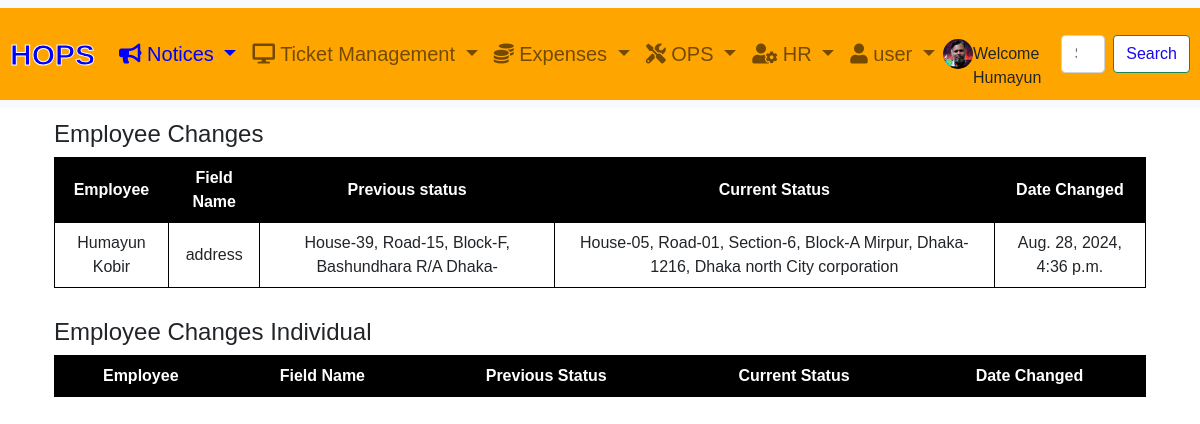
The app's page /employee/view_employee_changes/ (signed in) with its own data.
### account/models.py (models this page shows, shortened)
class Customer(AbstractBaseUser, PermissionsMixin):
    employee = models.ForeignKey('employee.EmployeeModel', related_name='employee_data', on_delete=models.CASCADE, null=True, blank=True)
    email = models.EmailField(_('email address'), unique=True)
    name = models.CharField(max_length=150)
    mobile = models.CharField(max_length=20, blank=True)
    is_active = models.BooleanField(default=False)
    is_staff = models.BooleanField(default=False)
    created = models.DateTimeField(auto_now_add=True)
    updated = models.DateTimeField(auto_now=True)
    profile_picture = models.ImageField(upload_to='profile_pictures/', blank=True, null=True)
    groups = models.ManyToManyField(
        Group,
        related_name='customer_set',
        blank=True,
        help_text=_("The groups this user belongs to."),
        verbose_name=_("groups"),
    )
    user_permissions = models.ManyToManyField(
        Permission,
        related_name='customer_set',
        blank=True,
        help_text=_("Specific permissions for this user."),
        verbose_name=_("user permissions"),
    )
    USER_LEVEL_CHOICES = [
        ('general_user', 'General_User'),
        ('first_level', 'First Level Manager'),
        ('second_level', 'Second Level Manager'),
        ('third_level', 'Third Level Manager'),
        ('external', 'External'),
    ]
    manager_level = models.CharField(max_length=20, choices=USER_LEVEL_CHOICES, default='general_user')
    objects = CustomAccountManager()
    USERNAME_FIELD = 'email'
    REQUIRED_FIELDS = ['name']
    class Meta:
        verbose_name = "Accounts"
        verbose_name_plural = "Accounts"

### employee/models.py (models this page shows, shortened)
class EmployeeRecordChange(models.Model):
    employee = models.ForeignKey(EmployeeModel, on_delete=models.CASCADE)
    changed_at = models.DateTimeField(default=timezone.now)
    field_name = models.CharField(max_length=100,default="None")
    old_value = models.CharField(max_length=255, default="None")
    new_value = models.CharField(max_length=255,default="None" )

class EmployeeModel(models.Model):
    employee_code = models.CharField(max_length=100, unique=True, null=True, blank=True, default='None')
    name = models.CharField(max_length=100, null=True, blank=True,default="Nome")
    first_name = models.CharField(max_length=100, null=True, blank=True,default="Nome")
    last_name = models.CharField(max_length=100,null=True, blank=True,default="Nome")
    posting_area_choices=[
        ('Dhaka','Dhaka'),
        ('Rangpur','Rangpur'),
        ('Sylhet','Sylhet'),
        ('Rajshahi','Rajshahi'),
        ('Chittagong','Chittagong')
    ]
    posting_area = models.CharField(max_length=100,choices=posting_area_choices,null=True,blank=True)
    gender_choices =[
        ('Male','Male'),
        ('Female','Female'),
        ('Others', 'Others')
    ]
    gender = models.CharField(max_length=20,choices= gender_choices,null=True, blank=True,default="Nome")
    address=models.TextField(null=True, blank=True,default="None")
    email = models.EmailField()
    phone_number = models.CharField(max_length=15,null=True, blank=True,default="Nome")
    joining_date = models.DateField()
    resignation_date = models.DateField(null=True, blank=True, default=timezone.now, help_text="Format: YYYY-MM-DD")
    position_choices=[
        ('Chairman','Chairman'),
        ('MD','MD'),
        ('CEO','CEO'),
        ('CFO','CFO'),
        ('CMO','CMO'),
        ('CTO','CTO'),
        ('Specialist','Specialist'),
        ('Manager','Manager'),
        ('Sr.Manager','Sr.Manager'),
        ('DGM','DGM'),
        ('GM','GM'),
        ('SrGM','SrGM'),
        ('Director','Director'),
        ('HOD','HOD'),
        ('Specialist','Specialist'),
        ('HSS_manager','HSS_manager'),
        ('Driver','Driver'),
        ('Peon','Peon'),
        ('General staff','General staff'),
    ]
    position = models.CharField(max_length=100,null=True, blank=True,choices= position_choices,default="Nome")
    department_choices=[
        ('Engineering','Engineering'),
        ('Marketting','Marketing'),
        ('Finance','Finance'),
        ('Accounting','Accounting'),
        ('Technology','Technology'),
        ('Admin','Admin'),
        ('HR','HR'),
        ('Business_Development','Business_Development'),
    ]
    department = models.CharField(max_length=100,null=True, blank=True,choices=department_choices,default="Nome")
    employee_level_choices=[
        ('SeniorManagement','SeniorManagement'),
        ('MidLevelManager','MidLevelManager'),
        ('FirstLevelmanager','FirstLevelManager'),
        ('Executive','Executive'),
        ('Engineer','Engineer'),
        ('Doctor','Doctor'),
        ('Specialist','Specialist'),
        ('Officer','Officer'),
        ('FieldForce','FieldForce'),
        ('General_Staffs','General_Staffs'),
    ]
    employe_level= models.CharField(max_length=100, choices=employee_level_choices, default='executive')
    basic_salary = models.DecimalField(max_digits=10, decimal_places=2,null=True, blank=True,default=0.00)
    house_allowance = models.DecimalField(max_digits=10, decimal_places=2, null=True, blank=True,default=0.00)
    medical_allowance = models.DecimalField(max_digits=10, decimal_places=2,null=True, blank=True, default=0.00)
    transportation_allowance = models.DecimalField(max_digits=10, decimal_places=2,null=True, blank=True, default=0.00)
    bonus = models.DecimalField(max_digits=10, decimal_places=2, default=0.00)
    overtime_pay_rate = models.DecimalField(max_digits=10, decimal_places=2,null=True, blank=True, default=0.00)
    profile_picture = models.ImageField(upload_to='profile_pictures/', null=True, blank=True)
    gross_monthly_salary = models.DecimalField(max_digits=10, decimal_places=2,null=True, blank=True, default=0.00)
    updated_at = models.DateTimeField(default=timezone.now)
    def __str__(self):
        return self.name

### employee/views.py (the view)
# urls.py: path('view_employee_changes/', views.view_employee_changes, name='view_employee_changes'),
@login_required
def view_employee_changes(request):
    changes = EmployeeRecordChange.objects.all()
    return render(request, 'employee/employee_change_record.html', {'changes': changes})

### account/context_processors.py (called while the page is built)
def user_info(request):
    user = request.user
    profile_picture_url = None
    if user.is_authenticated:
        profile_picture_url = user.profile_picture.url if user.profile_picture else None
    return {
        'user_info': user.name if user.is_authenticated else None,
        'profile_picture_url': profile_picture_url
    }

### templates/employee/employee_change_record.html (shortened to what this page needs)
{% extends "base.html" %}
{% load static %}
{% block content %}
    <div class="container-fluid">
        <div class="row">
            <div class="col-12" style="margin-bottom:30px">
                <h4>Employee Changes</h4>
                <table border="1">
                    <thead>
                        <tr>
                            <th class="text-center p-2">Employee</th>
                            <th class="text-center p-2">Field Name</th>
                            <th class="text-center p-2">Previous status</th>
                            <th class="text-center p-2">Current Status</th>
                            <th class="text-center p-2">Date Changed</th>
                        </tr>
                    </thead>
                    <tbody>
                        {% for change in changes %}
                        <tr>
                            <td class="text-center p-2">{{ change.employee }}</td>
                            <td class="text-center p-2">{{ change.field_name }}</td>
                            <td class="text-center p-2">{{ change.old_value }}</td>
                            <td class="text-center p-2">{{ change.new_value }}</td>
                            <td class="text-center p-2">{{ change.changed_at }}</td>
                        </tr>
                        {% endfor %}
                    </tbody>
                </table>
               </div>
               <div class="col-12">
    <h4>Employee Changes Individual</h4>
    <table border="1">
        <thead>
            <tr>
                <th class="text-center p-2">Employee</th>
                <th class="text-center p-2">Field Name</th>
                <th class="text-center p-2">Previous Status</th>
                <th class="text-center p-2">Current Status</th>
                <th class="text-center p-2">Date Changed</th>
            </tr>
        </thead>
    </table>
               </div>
        </div>
    </div>
{% endblock %}

### templates/base.html (shortened to what this page needs)
<!DOCTYPE html>
<html lang="en">
<head>
<link href="https://cdn.jsdelivr.net/npm/bootstrap@5.0.0-beta3/dist/css/bootstrap.min.css" rel="stylesheet">
<link rel="stylesheet" href="https://cdnjs.cloudflare.com/ajax/libs/font-awesome/5.15.3/css/all.min.css">
<link href="https://cdnjs.cloudflare.com/ajax/libs/select2/4.0.13/css/select2.min.css" rel="stylesheet">
<link href="https://cdnjs.cloudflare.com/ajax/libs/bootstrap-datepicker/1.9.0/css/bootstrap-datepicker.min.css" rel="stylesheet">
<link href="https://cdnjs.cloudflare.com/ajax/libs/bootstrap-timepicker/0.5.2/css/bootstrap-timepicker.min.css" rel="stylesheet">
        <link rel="stylesheet" href="https://code.jquery.com/ui/1.12.1/themes/base/jquery-ui.css">
        <link rel="stylesheet" href="https://cdn.jsdelivr.net/npm/timepicker@1.11.14/jquery.timepicker.min.css">
</head>
<body>
    {% if user.is_authenticated %}
    <nav class="navbar navbar-expand-lg navbar-light bg-light navbar-fixed-top">
        <div class="container-fluid custom_navbar">
            <a class="navbar-brand menu-color" style="color:blue; font-size:30px;font-family: Helvetica;" href="{% url 'tickets:dash_board' %}">HOPS</a>
            <div class="collapse navbar-collapse" id="navbarSupportedContent">
                <ul class="navbar-nav me-auto mb-2 mb-lg-0">
                    <li class="nav-item dropdown">
                        <a class="nav-link dropdown-toggle menu-color" style="color: blue;" href="#" id="navbarDropdown" role="button" data-bs-toggle="dropdown" aria-expanded="false">
                            <i class="fa fa-bullhorn" aria-hidden="true"></i> Notices
                        </a>
                    </li>
                    <li class="nav-item dropdown">
                        <a class="nav-link dropdown-toggle menu-color"href="#" id="navbarDropdown" role="button" data-bs-toggle="dropdown" aria-expanded="false">
                            <i class="fa fa-desktop" aria-hidden="true"></i> Ticket Management
                        </a>
                    </li>
                    <li class="nav-item dropdown">
                        <a class="nav-link dropdown-toggle menu-color"href="#" id="navbarDropdown" role="button" data-bs-toggle="dropdown" aria-expanded="false">
                            <i class="fas fa-coins"></i>  Expenses
                        </a>
                    </li>
                    <li class="nav-item dropdown">
                        <a class="nav-link dropdown-toggle menu-color"href="#" id="navbarDropdown" role="button" data-bs-toggle="dropdown" aria-expanded="false">
                            <i class="fas fa-tools"></i>  OPS
                        </a>
                    </li>
                    <li class="nav-item dropdown">
                        <a class="nav-link dropdown-toggle menu-color"href="#" id="navbarDropdown" role="button" data-bs-toggle="dropdown" aria-expanded="false">
                            <i class="fas fa-user-cog"></i>  HR
                        </a>
                    </li>
                    <li class="nav-item dropdown">
                        <a class="nav-link dropdown-toggle menu-color"href="#" id="navbarDropdown" role="button" data-bs-toggle="dropdown" aria-expanded="false">
                            <i class="fas fa-user"></i>  user
                        </a>
                    </li>
                </ul>
                    {% if user.is_authenticated %}
                    <a href="{% url 'account:update_profile_picture' user.id %}">
                        {% if profile_picture_url %}
                            <img src="{{ profile_picture_url }}" style="height: 30px; width: 30px; border-radius: 50%;">
                        {% else %}
                        <i class="fas fa-user-circle" aria-hidden="true" style="font-size: 25px; color:white"></i>
                        {% endif %} </a>
                        <br>
                       Welcome {{ request.user.name }}
                {% else %}
                    <a href="{% url 'account:login' %}" style="color:white;">
                        <i class="fas fa-user-circle" aria-hidden="true" style="font-size: 30px;"></i>
                    </a>
                {% endif %}
                    <form class="d-flex" method="GET" action="{% url 'tickets:search_all' %}" style="margin-left:20px">
                    <input class="form-control me-2" type="search" placeholder="Search" aria-label="Search" name="q">
                    <button class="btn btn-outline-success" type="submit" style="color:rgb(26, 7, 239);background:white">Search</button>
                </form>
            </div>
        </div>
    </nav>
{% endif %}
   <div class="col" style="height:120px"></div>
    <div class="container">
        {% block content %}
        {% endblock %}
    </div>
</body>
</html>

### templates/base.html (style rules this page uses)
html, body { font-family: Verdana, sans-serif; background: white; }
.custom_navbar { background-color: orange; padding:10px; }
.navbar-brand { font-size: 40px; font-weight: 700; color: #0AEDED; -webkit-text-stroke: #fff 1px; }
.menu-color { color:blue; font-size: 20px;; }
.navbar-fixed-top { position: fixed; top: 0; width: 100%; z-index: 1000; }

### templates/employee/employee_change_record.html (style rules this page uses)
table { border-collapse: collapse; width: 100%; }
th, td { border: 1px solid black; text-align: left; padding: 0px; }
th { background-color: black; color:white; }
table thead th { white-space: normal; }

### records on screen
Customer: user.name "Humayun"
EmployeeRecordChange: employee "Humayun Kobir", field_name "address", old_value "House-39, Road-15, Block-F, Bashundhara R/A Dhaka-", new_value "House-05, Road-01, Section-6, Block-A Mirpur, Dhaka-1216, Dhaka north City corporation", changed_at "Aug. 28, 2024, 4:36 p.m."
